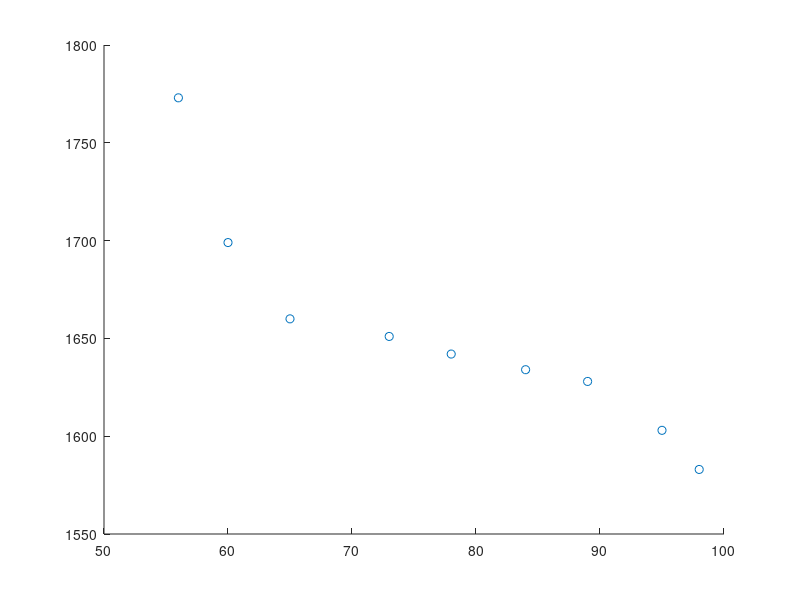

MATLAB code to generate this figure: (Note: this script raises an error after producing the figure.)
clc
clear all
close all
x=[56 60 65 73 78 84 89 95 98];
y=[1773 1699 1660 1651 1642 1634 1628 1603 1583];

y_mean=mean(y);
y_minus_y_mean=y-y_mean;
square_of_y_minus_y_mean=y_minus_y_mean.*y_minus_y_mean;

x_mean=mean(x);
x_minus_x_mean=x-x_mean;
square_of_x_minus_x_mean=x_minus_x_mean.*x_minus_x_mean;

x_minus_x_mean_p_y_minus_y_mean=x_minus_x_mean.*y_minus_y_mean;

sumision_square_of_x_minus_x_mean=sum(square_of_x_minus_x_mean);

sumision_x_minus_x_mean_p_y_minus_y_mean=sum(x_minus_x_mean_p_y_minus_y_mean);

b1=x_minus_x_mean_p_y_minus_y_mean/square_of_x_minus_x_mean

b0=y_mean-(x_mean*b1)

y_cap=b0-b1*x;

figure
ax1 = subplot(1,1,1);
scatter(ax1,x,y)
h1 = lsline(ax1);
h1.Color = 'r';
h1.LineWidth = 1.5;
grid on;
xlabel('x axis');
ylabel('y axis');
title('x vs y')